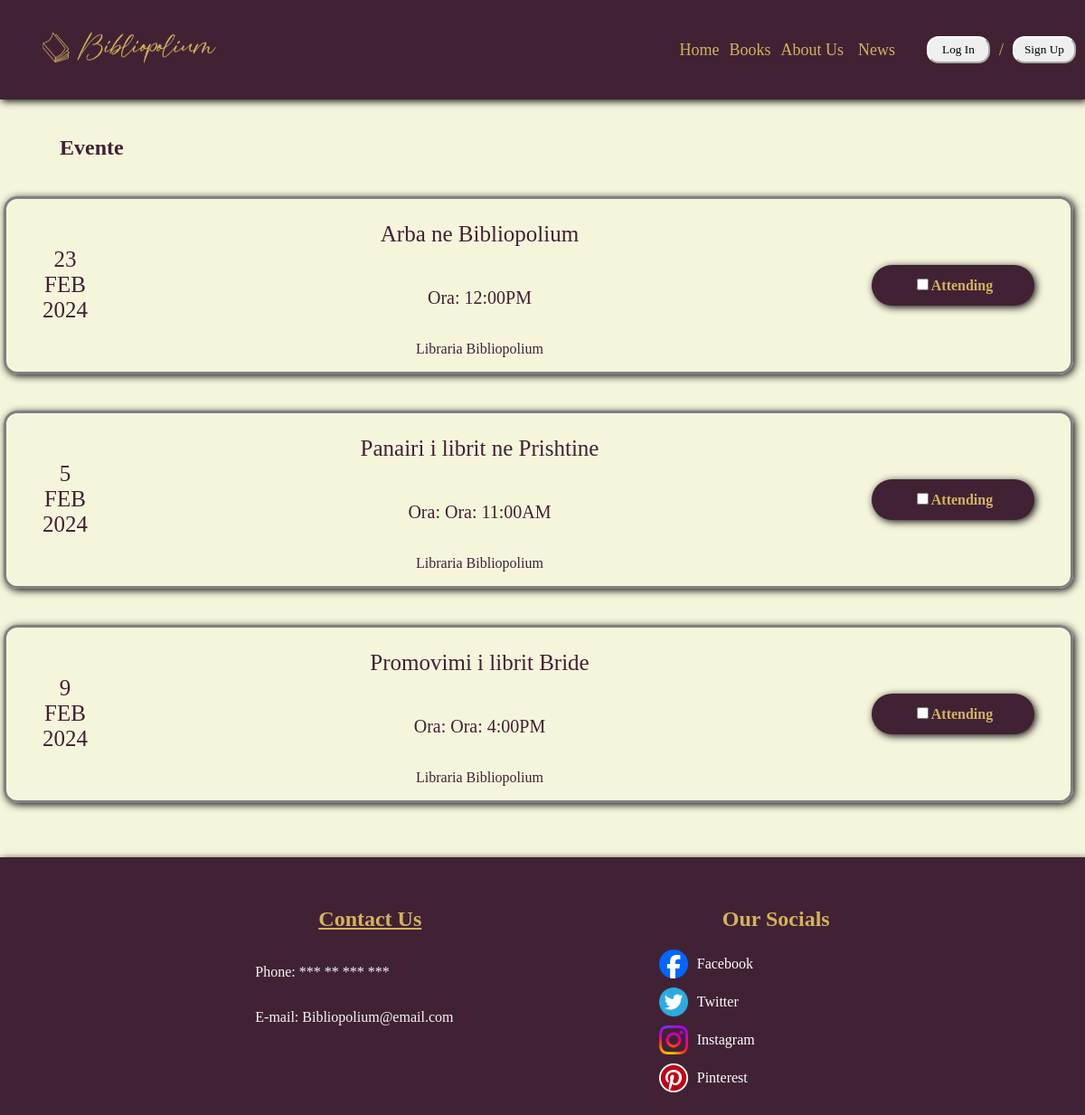
Page /News.php (signed in) on the committed database.
### tables this page shows
CREATE TABLE `news` (
  `Eventi` varchar(100) NOT NULL,
  `Dita` int(11) NOT NULL,
  `Muaji` varchar(20) NOT NULL,
  `Viti` int(11) NOT NULL,
  `Ora` varchar(30) NOT NULL,
  `AddedBy` varchar(30) NOT NULL
);

### NewsRepository.php (called while the page is built, shortened)
<?php
    class NewsRepository{
        private $connection;
        public function __construct(){
            $conn = new DatabaseConnection;
            $this->connection = $conn->startConnection();
        }
        public function getAllEventet(){
            $conn = $this->connection;
            $sql = "SELECT * FROM News";
            $statement = $conn->query($sql);
            $eventi = $statement->fetchAll(PDO::FETCH_ASSOC);
            return $eventi;
        }
    }
?>

### News.php (the view, shortened to what this page needs)
<?php
include_once('NewsRepository.php');
$newsRepo = new NewsRepository();
$events = $newsRepo->getAllEventet();
if(!isset($_SESSION['username'])){
    header("location:LogIn.php");
}
else{
?>
<!DOCTYPE html>
<html lang="en">
<head>
    <link rel="stylesheet" href="News.css">
</head>
<body>
    <header class="h1" style="height: 90px;">
        <div class="logo">
            <img style="border-radius: 10px;" src="logoo.png" alt="logo" height="65px">
        </div>
        <ul>
            <li><a href="Home.php">Home</a></li>
            <li><a href="Books.php" class="book">Books</a></li>
            <li><a href="AboutUs.php">About Us</a></li>
            <li><a href="#top" class="news" style="margin-right: 5px;">News</a></li>
            <button class="b"><a style="text-decoration: none; color: black;" href="LogIn.php">Log In</a></button>
            <li>/</li>
            <button class="b"><a style="text-decoration: none; color: black;" href="SignUp.php">Sign Up</a></button>
        </ul>
    </header>
    <main>
        <div class="news">
            <h2>Evente</h2>
            <?php foreach($events as $event){ ?>
                <div class="event">
                    <div class="info">
                        <div class="data" style="font-size: 25px;">
                            <p><?= $event['Dita'] ?></p>
                            <p><?= $event['Muaji'] ?></p>
                            <p style="margin-bottom: 25px;"><?= $event['Viti'] ?></p>
                        </div>
                        <div class="lajme">
                            <p class="eventi"><?= $event['Eventi'] ?></p>
                            <p class="ora">Ora: <?= $event['Ora'] ?></p>
                            <p class="libraria">Libraria Bibliopolium</p>
                        </div>
                        <?php if($_SESSION['role'] == 'user'){ ?>
                        <button class="meShume" style="font-family: 'Times New Roman', Times, serif;"><input type="checkbox">Attending</button>
                        <?php } ?>
                    </div>
                </div>
            <?php } ?>
        </div>
        <footer>
            <div class="f">
                <div class="footerleft">
                    <h2><a style="color: rgb(211, 178, 95);" href="Kontakti.php">Contact Us</a></h2>
                    <p>Phone: *** ** *** ***</p>
                    <p>E-mail: Bibliopolium@email.com</p>
                </div>
                <div class="footerright">
                    <h2 style="color: rgb(211, 178, 95);">Our Socials</h2>
                    <a href="https://www.facebook.com/"><img style="margin-right: 10px;" src="facebook.png" alt="" width="32px" height="32px">Facebook</a>
                    <a href="https://www.twitter.com/"><img style="margin-right: 10px;" src="twitter.png" alt="" width="32px" height="32px">Twitter</a>
                    <a href="https://www.instagram.com/"><img style="margin-right: 10px;" src="instagram.png" alt="" width="32px" height="32px">Instagram</a>
                    <a href="https://www.pinterest.com/"><img style="margin-right: 10px;" src="pinterest.png" alt="" width="32px" height="32px">Pinterest</a>
                </div>
            </div>
        </footer>
    </main>
</html>
<?php
}
?>

### News.css (style rules this page uses)
body { background-color: beige; font-family: garamond; margin: 0; padding: 0; box-sizing: border-box; }
.h1 { display: flex; flex-wrap: nowrap; justify-content: space-between; background-color: rgb(65, 34, 52); color: rgb(211, 178, 95); align-items: center; position: sticky; top: 0; box-shadow: 2px 2px 8px #111; padding: 10px; }
ul { display: flex; list-style-type: none; justify-content: space-between; align-items: center; margin: 0; padding: 0; font-size: large; background-color: rgb(65, 34, 52); }
.b { border-color: white; font-family: garamond; border-radius: 13px; height: 30px; width: 70px; }
li { display: flex; flex-wrap: nowrap; justify-content: space-evenly; margin-left: 10px; margin-right: 10px; }
li>a { text-decoration: none; color: rgb(211, 178, 95); }
.news { display: flex; flex-direction: column; }
.event { border-style: solid; border-color: gray; border-radius: 15px; margin-right: 8px; margin-left: 8px; margin-top: 20px; margin-bottom: 20px; box-shadow: 2px 2px 8px #111; }
.info { display: flex; justify-content: space-between; align-items: center; margin-left: 40px; margin-right: 40px; color: rgb(65, 34, 52); }
.data>p { display: flex; flex-direction: column; align-items: center; justify-content: center; margin-bottom: -25px; }
.lajme { display: flex; flex-direction: column; justify-content: center; align-items: center; }
.meShume { border: none; height: 45px; width: 180px; background-color: rgb(65, 34, 52); box-shadow: 2px 2px 8px #111; border-radius: 40px; font-size: 16px; color: rgb(211, 178, 95); font-weight: 600; }
.f { background-color: rgb(65, 34, 52); display: flex; justify-content: space-evenly; align-items: flex-start; align-content: flex-start; padding: 15px; color: whitesmoke; box-shadow: 2px 2px 8px #111; margin-top: 40px; }
.footerleft { display: flex; flex-direction: column; flex-wrap: nowrap; justify-content: center; align-items: flex-start; align-content: flex-start; color: whitesmoke; padding-left: 40px; }
.footerright { display: flex; flex-direction: column; flex-wrap: nowrap; justify-content: flex-start; align-items: flex-start; align-content: flex-start; padding-right: 40px; }
.footerright>a { display: flex; align-items: center; color: white; text-decoration: none; margin-bottom: 10px; }

### News.php (style rules this page uses)
@media (min-width: 768px) { h2 { margin-left: 70px; margin-top: 40px; color: rgb(65, 34, 52); } }
@media (min-width: 768px) { .book { margin-left: -9px; margin-right: -9px; } }
@media (min-width: 768px) { .news { margin-left: -4px; margin-right: 5px; } }
@media (min-width: 768px) { .eventi { font-size: 25px; } }
@media (min-width: 768px) { .ora { font-size: 20px; } }
@media (min-width: 768px) { .data { font-size: 25px; } }

### rows in the picture
news: Dita "23", Muaji "FEB", Viti "2024", Eventi "Arba ne Bibliopolium", Ora "12:00PM"
news: Dita "5", Muaji "FEB", Viti "2024", Eventi "Panairi i librit ne Prishtine", Ora "Ora: 11:00AM"
news: Dita "9", Muaji "FEB", Viti "2024", Eventi "Promovimi i librit Bride", Ora "Ora: 4:00PM"
